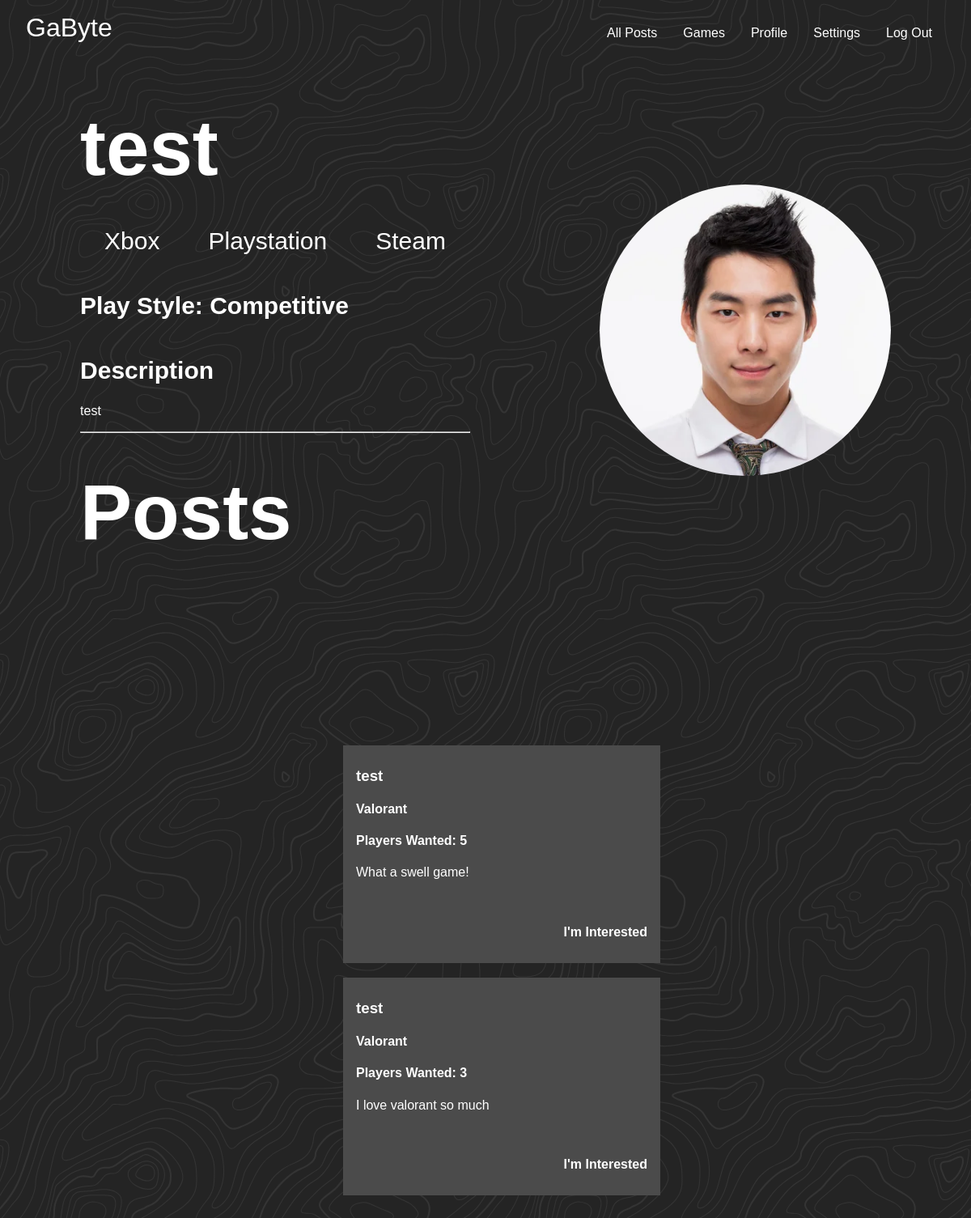
/userprofile.php?user=test9691562938165428 (signed in), run on the app's committed database.
### tables this page shows
CREATE TABLE `users` (
  `id` bigint(20) NOT NULL,
  `userid` bigint(20) DEFAULT NULL,
  `first_name` varchar(20) NOT NULL,
  `last_name` varchar(20) NOT NULL,
  `username` varchar(100) NOT NULL,
  `xbox_name` varchar(100) DEFAULT NULL,
  `playstation_name` varchar(100) DEFAULT NULL,
  `steam_name` varchar(100) DEFAULT NULL,
  `gamestyle` varchar(11) NOT NULL,
  `password` varchar(64) NOT NULL,
  `url_address` varchar(100) NOT NULL,
  `date` timestamp NOT NULL DEFAULT CURRENT_TIMESTAMP,
  `prof_img` varchar(500) NOT NULL DEFAULT 'uploads/360_F_346839683_6nAPzbhpSkIpb8pmAwufkC7c5eD7wYws.jpg',
  `description` text
);

CREATE TABLE `posts` (
  `id` bigint(20) NOT NULL,
  `postid` bigint(20) NOT NULL,
  `userid` bigint(20) NOT NULL,
  `gameid` bigint(20) NOT NULL,
  `needed` int(11) NOT NULL,
  `description` text NOT NULL,
  `interested` int(11) NOT NULL DEFAULT '0',
  `date` timestamp NOT NULL DEFAULT CURRENT_TIMESTAMP ON UPDATE CURRENT_TIMESTAMP
);

CREATE TABLE `games` (
  `id` bigint(20) NOT NULL,
  `gameid` bigint(20) NOT NULL,
  `title` varchar(30) NOT NULL,
  `description` text NOT NULL,
  `posts` int(11) NOT NULL,
  `cover_img` text NOT NULL,
  `url_address` varchar(50) NOT NULL
);

### Config/config.php (called while the page is built, shortened)
<?php
class Connection{
    private $host = "localhost";
    private $username = "root";
    private $password = "root";
    private $db = "capstone_db";
    function connect(){
        $connection = mysqli_connect($this->host, $this->username, $this->password, $this->db);
        return $connection;
    }
    function read($query){
        $conn = $this->connect();
        $result = mysqli_query($conn, $query);
        if(!$result){
            return false;
        } else{
            $data = false;
            while($row = mysqli_fetch_assoc($result)){
                $data[] = $row;
            }
            return $data;
        }
    }
}

### Config/profIDClass.php (called while the page is built)
<?php
class ProfID{
    public function getProf($url_address){
        $query = "SELECT * FROM users WHERE url_address = '$url_address' limit 1";
        $db = new Connection();
        $data = $db->read($query);
        return $data;
    }
}

### Config/postClass.php (called while the page is built, shortened)
<?php
class Post{
    public function getPosts($userid){
        $query = "SELECT * FROM posts WHERE userid = '$userid' ORDER BY id DESC";
        $db = new Connection();
        $data = $db->read($query);
        if($data){
            return $data;
        } else{
            return false;
        }
    }
}

### Config/gameClass.php (called while the page is built, shortened)
<?php
class Game{
    public function getGameFromPost($gameid){
    $db = new Connection();
    $query = "SELECT * FROM games WHERE gameid = '$gameid'";
    return $db->read($query);
    }
}

### Config/profileClass.php (called while the page is built, shortened)
<?php
class Profile{
    public function getUser($id){
        $db = new Connection();
        $query = "SELECT * FROM users WHERE userid = '$id' limit 1";
        $data = $db->read($query);
        if($data){
            return $data[0];
        } else{
            return false;
        }
    }
}

### userprofile.php (the view, shortened to what this page needs)
<?php
$login = new SignIn();
$profiledata = $login->login_id($_SESSION['userid']);
$profID = new ProfID();
$profData = $profID->getProf($_GET['user']);
if(is_array($profData)){
    $profiledata = $profData[0];
}
$id = $profiledata['userid'];
$post = new Post();
$posts = $post->getPosts($id);
?>
<html>
<head>
    <link rel="stylesheet" href="Config/mainstyle.css">
</head>
<body>
    <?php include("header.php"); ?>
    <section class="section profile_section">
        <div class="profile_col">
            <h1><?php echo $profiledata['username'] ?></h1>
            <?php
            if(isset($profiledata['xbox_name']) && $profiledata['xbox_name'] != 'NA' && $profiledata['xbox_name'] != 'na'){
                echo "<a href='https://account.xbox.com/en-US/Profile?gamerTag=" . $profiledata['xbox_name'] . "'>Xbox</a>";
            } else{
                echo "";
            }
            if(isset($profiledata['playstation_name']) && $profiledata['playstation_name'] != "NA" && $profiledata['playstation_name'] != "na"){
                echo "<a href='https://psnprofiles.com/" . $profiledata['playstation_name'] . "'>Playstation</a>";
            } else{
                echo "";
            }
            if(isset($profiledata['playstation_name']) && $profiledata['steam_name'] != 'NA' && $profiledata['steam_name'] != 'na'){
                echo "<a href='https://steamcommunity.com/id/" . $profiledata['steam_name'] . "'>Steam</a>";
            } else{
                echo "";
            }
            ?>
            <h3>Play Style: <?= $profiledata['gamestyle'] ?></h3>
            <h2>Description</h2>
            <p>
                <?php
                    if(isset($profiledata['description'])){
                        echo $profiledata['description'];
                    } else {
                        echo "Description of profile goes here";
                    }
                ?>
            </p>
            <hr>
            <h1>Posts</h1>
        </div>
        <div class="profile_col">
            <img src="<?= $profiledata['prof_img'] ?>" alt="Profile Picture">
        </div>
    </section>
    <section class="section posts_section">
        <div class="posts_col">
            <ul>
                <?php
                if($posts){
                    foreach($posts as $row){
                        $user = new Profile();
                        $game = new Game();
                        $gameData = $game->getGameFromPost($row['gameid']);
                        $userData = $user->getUser($row['userid']);
                        include("post.php");
                    }
                }
                ?>
            </ul>
        </div>
    </section>
</body>
</html>

### header.php (shortened to what this page needs)
<header class="header">
    <a href="homepage.php">GaByte</a>
    <ul class="headercontent">
        <li><a href="homepage.php">All Posts</a></li>
        <li><a href="games.php">Games</a></li>
        <li><a href="userprofile.php?user=<?= $_SESSION['url_address']; ?>">Profile</a></li>
        <li><a href="settings.php">Settings</a></li>
        <li><a href="logout.php">Log Out</a></li>
    </ul>
</header>

### post.php (shortened to what this page needs)
<li>
    <a href="userprofile.php?user=<?= $userData['url_address'] ?>"><h3><?php echo $userData['username']; ?></h3></a>
    <a href="gameinfo.php?game=<?= $gameData[0]['url_address'] ?>"><h4><?php echo $gameData[0]['title'] ?></h4></a>
    <h4>Players Wanted: <?php echo $row['needed'] ?></h4>
    <p><?php echo $row['description']?></p>
    <br>
    <a href="interested.php?post=<?= $row['postid'] ?>" style="text-align: right;"><h4>I'm Interested</h4></a>
</li>
<br>

### data on the page
users: username "test", gamestyle "Competitive", description "test", prof_img (picture)
posts: users.username "test", games.title "Valorant", needed "5", description "What a swell game!"
posts: users.username "test", games.title "Valorant", needed "3", description "I love valorant so much"
